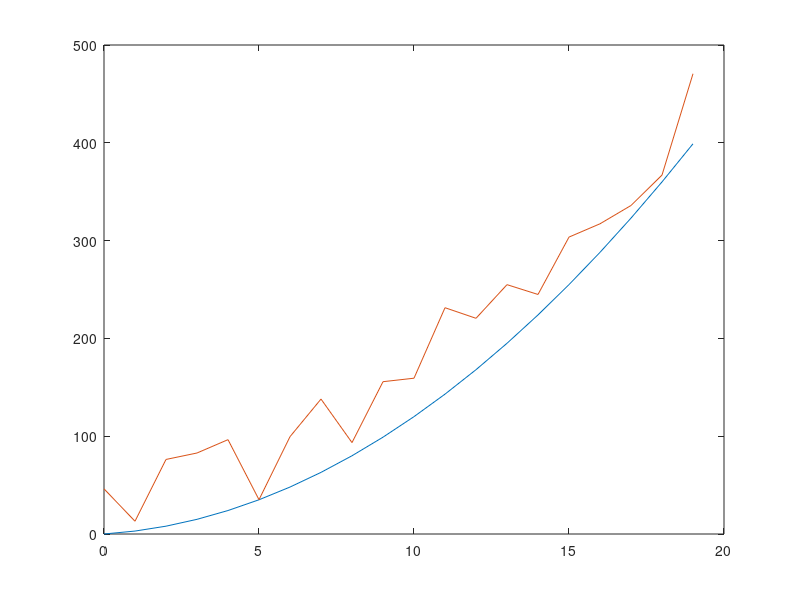

Reproduce this figure in MATLAB.
x = [], y = []

for i = 1:20
  x(i) = i - 1
  y(i) = i.^2 - 1
endfor

a = -200
b = 200
r = a + (b-a)*rand(1, 1)

salt = r * rand(1, 20)

saltY = []

for i = 1:20
  saltY(i) = y(i) + salt(i)
endfor



plot(x, y)
hold on
plot(x, saltY)
hold on
csvwrite("Saltedx", x)
hold on
csvwrite("Saltedy", saltY)